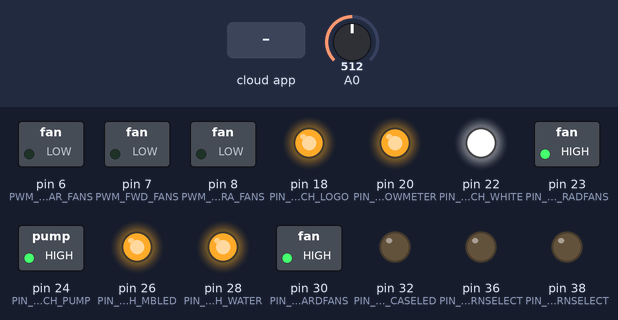
Bench run of a sketch on a simulated Arduino Mega 2560, built with avr-gcc and run on an emulated ATmega2560. Parts: switched loads named in the sketch (green lamp = pin HIGH), output pins drawn as LEDs (lit = HIGH). Inputs (shaded band) come from the test bench; at power-on: A0 = 512. The RemoteXY app is connected; pins used as bus, display or sensor lines are not drawn.

Above: at 1.2 s.
1.3 s: the phone or cloud app sets pushSwitch_ForwardFans to 1
At 2.4 s:
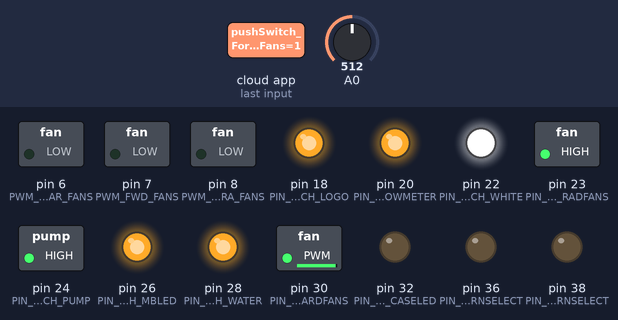
2.8 s: the phone or cloud app sets pushSwitch_RadFans to 1
At 3.7 s:
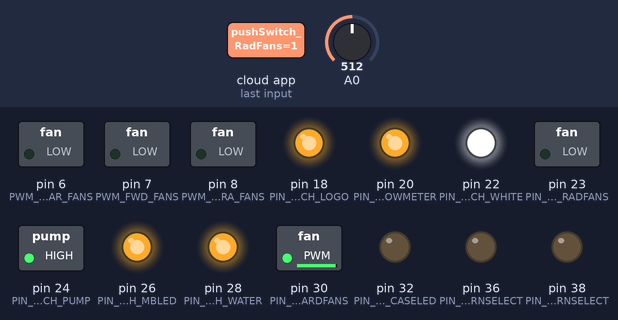
4.3 s: the phone or cloud app sets pushSwitch_Pump to 1
At 4.8 s:
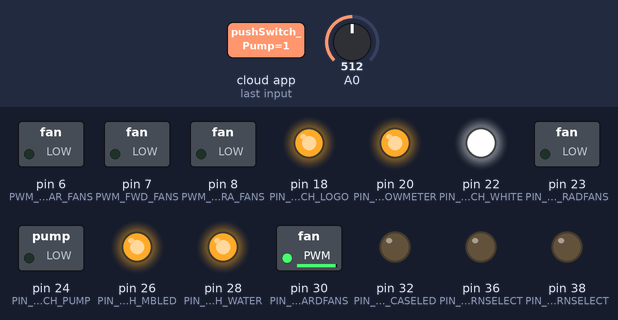
5.8 s: the phone or cloud app sets pushSwitch_FlowMeter to 1
At 7.1 s:
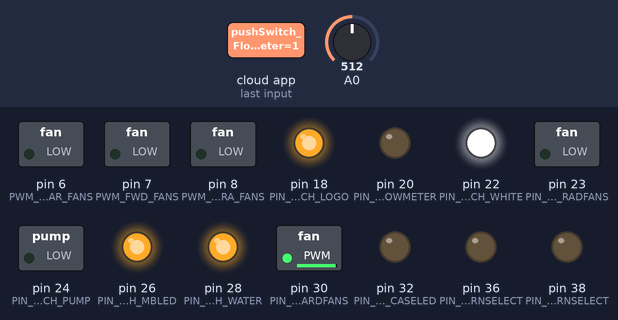
Timing chart, 0 to 8.3 s (numbered marks = the images above; inputs shaded):
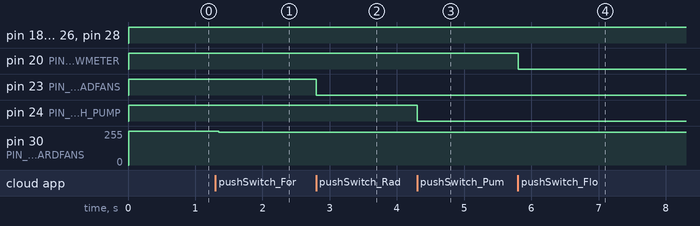

Measured:
- after the input at 1.3 s, pin 30 (PIN_PUSHSWITCH_FORWARDFANS): 255/255 → 245/255 after 0.05 s
- after the input at 2.8 s, pin 23 (PIN_PUSHSWITCH_RADFANS): HIGH → LOW at once
- after the input at 4.3 s, pin 24 (PIN_PUSHSWITCH_PUMP): HIGH → LOW at once
- after the input at 5.8 s, pin 20 (PIN_PUSHSWITCH_FLOWMETER): HIGH → LOW at once

The sketch:

Desk_Master.v0.1.ino
```cpp
//    RossRobotics.com
//  4-6-22
//     -Initial Base Code from RemoteXY
//  4-9-22
//      -Added flowmeter logic
//      -Lots of GUI tweaks
//  4-18-22
//      -Added PC Fan control
//      -Added PWM feature for PC fans
//  4-19-22
//      -Added Brightness & pattern Speed control (might be a min, since it requires hardware revisions)
//  4-20-22
//      -Added color control (Hue)
//  4-24-22
//      -Fixed bug - button for logo pattern held high allowed current to flow keeping the logo half on
//        +All the other pattern select buttons has been changed to active HIGH.

//////////////////////////////////////////////
//        RemoteXY include library          //
//////////////////////////////////////////////

// RemoteXY select connection mode and include library
#define REMOTEXY_MODE__HARDSERIAL

#include <RemoteXY.h>

// RemoteXY connection settings
#define REMOTEXY_SERIAL Serial
#define REMOTEXY_SERIAL_SPEED 9600


// RemoteXY configurate
#pragma pack(push, 1)
uint8_t RemoteXY_CONF[] =   // 1132 bytes
  { 255,34,0,4,0,101,4,16,25,4,130,1,1,23,36,34,3,137,130,1,
  30,23,36,34,2,180,130,1,0,23,30,34,2,180,130,1,23,6,24,11,
  0,25,130,0,0,0,100,22,0,29,130,0,22,0,55,22,0,30,130,0,
  0,23,57,34,1,29,130,0,39,1,22,20,0,164,1,1,4,7,15,10,
  0,48,31,32,32,80,87,82,32,32,0,1,1,80,7,15,10,0,77,31,
  32,32,82,83,84,32,32,0,130,0,57,23,43,34,1,30,72,140,41,2,
  18,18,0,24,26,188,25,0,0,0,0,0,0,200,66,0,0,0,0,135,
  0,0,240,65,0,0,200,66,94,0,0,160,65,0,0,240,65,63,0,0,
  32,65,0,0,160,65,48,0,0,0,0,0,0,32,65,129,0,17,24,25,
  3,1,26,68,101,115,107,32,76,69,68,32,67,111,110,116,114,111,108,0,
  69,1,39,4,3,3,0,10,53,24,3,12,6,0,4,34,31,70,32,70,
  97,110,115,32,79,110,0,31,70,32,70,97,110,115,32,79,102,102,0,10,
  53,24,13,12,6,0,4,34,31,82,32,70,97,110,115,32,79,110,0,31,
  82,32,70,97,110,115,32,79,102,102,0,10,53,63,3,11,6,0,4,34,
  31,80,117,109,112,32,79,110,0,31,80,117,109,112,32,79,102,102,0,10,
  53,63,13,11,6,0,4,34,31,77,101,116,101,114,32,79,110,0,31,77,
  101,116,101,114,32,79,102,102,0,70,32,43,4,14,14,0,164,37,135,2,
  10,117,2,29,13,6,1,4,34,31,32,32,32,76,111,103,111,32,32,32,
  0,31,10,117,2,36,13,6,1,4,34,31,32,32,32,32,32,77,66,32,
  32,32,32,32,0,31,10,117,2,43,13,6,1,4,34,31,32,32,87,97,
  116,101,114,32,32,0,31,10,117,2,50,13,6,1,4,34,31,32,32,87,
  104,105,116,101,32,32,0,31,10,117,30,29,13,6,1,4,34,31,32,73,
  110,102,105,110,105,116,121,32,0,31,129,0,44,19,11,2,0,25,32,87,
  97,116,101,114,32,70,108,111,119,0,1,1,18,30,8,4,1,28,192,226,
  150,186,0,129,0,18,28,8,2,1,26,80,97,116,116,101,114,110,115,0,
  1,1,18,37,8,4,1,28,136,226,150,186,0,1,1,18,44,8,4,1,
  28,66,226,150,186,0,1,1,18,51,8,4,1,26,31,88,0,1,1,46,
  30,8,4,1,28,163,226,150,186,0,129,0,80,1,14,3,0,26,32,80,
  67,32,82,101,115,101,116,0,129,0,82,19,11,2,0,26,80,114,101,115,
  115,32,52,32,115,101,99,0,129,0,4,1,15,3,0,26,32,80,67,32,
  80,111,119,101,114,0,129,0,7,23,15,3,2,26,70,97,110,32,83,112,
  101,101,100,0,131,1,20,58,19,4,1,14,24,77,97,105,110,0,131,0,
  42,58,18,4,2,166,24,69,102,102,101,99,116,115,0,4,0,2,27,5,
  29,2,185,25,4,0,9,27,5,29,2,185,25,4,0,16,27,5,29,2,
  185,25,10,53,30,36,13,6,1,4,34,31,32,32,32,76,111,103,111,32,
  32,32,0,31,32,32,32,67,97,115,101,32,32,32,0,4,0,35,27,5,
  29,2,27,25,4,0,42,27,5,29,2,27,25,4,0,49,27,5,29,2,
  27,25,129,0,9,26,4,2,2,26,32,82,97,100,0,129,0,2,26,4,
  2,2,26,70,119,100,0,129,0,16,26,4,2,2,26,32,88,116,114,97,
  0,129,0,41,23,16,3,2,26,66,114,105,103,104,116,110,101,115,115,0,
  4,0,56,27,5,29,2,27,25,129,0,35,26,5,2,2,26,76,111,103,
  111,0,129,0,42,26,6,2,2,26,87,97,116,101,114,0,129,0,50,26,
  4,2,2,26,73,110,102,121,0,129,0,57,26,3,2,2,26,77,66,0,
  130,1,66,23,34,34,2,180,129,0,75,23,18,3,2,26,69,102,102,101,
  99,116,32,83,112,101,101,100,0,4,0,70,27,5,29,2,87,25,4,0,
  77,27,5,29,2,87,25,4,0,84,27,5,29,2,87,25,129,0,71,26,
  3,2,2,26,77,66,0,129,0,77,26,5,2,2,26,76,111,103,111,0,
  129,0,84,26,6,2,2,26,87,97,116,101,114,0,4,0,91,27,5,29,
  2,87,25,4,0,23,27,5,29,2,185,25,129,0,92,26,4,2,2,26,
  88,116,114,97,0,129,0,23,26,4,2,2,26,32,72,68,68,0,1,1,
  46,37,8,4,1,28,227,226,150,186,0,131,0,62,58,18,4,3,137,24,
  67,111,108,111,114,115,0,129,0,11,23,15,3,3,26,67,111,108,111,114,
  32,72,117,101,0,4,0,6,27,5,29,3,158,25,4,0,13,27,5,29,
  3,158,25,4,0,20,27,5,29,3,158,25,129,0,14,26,3,2,3,26,
  77,66,0,129,0,6,26,4,2,3,26,76,111,103,111,0,129,0,20,26,
  4,2,3,26,87,97,116,101,114,0,4,0,27,27,5,29,3,158,25,129,
  0,27,26,4,2,3,26,67,97,115,101,0 };

// this structure defines all the variables and events of your control interface
struct {

    // input variables
  uint8_t sw_power; // =1 if button pressed, else =0
  uint8_t sw_reset; // =1 if button pressed, else =0
  uint8_t pushSwitch_ForwardFans; // =1 if state is ON, else =0
  uint8_t pushSwitch_RadFans; // =1 if state is ON, else =0
  uint8_t pushSwitch_Pump; // =1 if state is ON, else =0
  uint8_t pushSwitch_FlowMeter; // =1 if state is ON, else =0
  uint8_t pushSwitch_Logo; // =1 if state is ON, else =0
  uint8_t pushSwitch_mbLED; // =1 if state is ON, else =0
  uint8_t pushSwitch_Water; // =1 if state is ON, else =0
  uint8_t pushSwitch_White; // =1 if state is ON, else =0
  uint8_t pushSwitch_Infinity; // =1 if state is ON, else =0
  uint8_t logoPatternSelect; // =1 if button pressed, else =0
  uint8_t mbPatternSelect; // =1 if button pressed, else =0
  uint8_t waterPatternSelect; // =1 if button pressed, else =0
  uint8_t buttonNC; // =1 if button pressed, else =0
  uint8_t infinityPatternSelect; // =1 if button pressed, else =0
  int8_t forwardFanSpeed; // =0..100 slider position
  int8_t rearFanSpeed; // =0..100 slider position
  int8_t extraFanSpeed; // =0..100 slider position
  uint8_t pushSwitch_CaseLED; // =1 if state is ON, else =0
  int8_t logo_Bright; // =0..100 slider position
  int8_t water_Bright; // =0..100 slider position
  int8_t infinity_Bright; // =0..100 slider position
  int8_t MB_Bright; // =0..100 slider position
  int8_t MB_Speed; // =0..100 slider position
  int8_t water_Speed; // =0..100 slider position
  int8_t infinity_Speed; // =0..100 slider position
  int8_t xtra_Speed; // =0..100 slider position
  int8_t HDDFanSpeed; // =0..100 slider position
  uint8_t casePatternSelect; // =1 if button pressed, else =0
  int8_t logo_ColorHue; // =0..100 slider position
  int8_t MB_ColorHue; // =0..100 slider position
  int8_t water_ColorHue; // =0..100 slider position
  int8_t case_ColorHue; // =0..100 slider position

    // output variables
  int8_t circularbar_1;  // from 0 to 100
  int16_t flowMeterAlarm; // =0 no sound, else ID of sound, =1001 for example, look sound list in app
  uint8_t flowStatus; // led state 0 .. 2

    // other variable
  uint8_t connect_flag;  // =1 if wire connected, else =0

} RemoteXY;
#pragma pack(pop)

/////////////////////////////////////////////
//           END RemoteXY include          //
/////////////////////////////////////////////

#define PIN_SW_POWER 4
#define PIN_SW_RESET 5
#define PIN_PUSHSWITCH_FORWARDFANS 30
#define PIN_PUSHSWITCH_RADFANS 23
#define PIN_PUSHSWITCH_PUMP 24
#define PIN_PUSHSWITCH_FLOWMETER 20
#define PIN_PUSHSWITCH_LOGO 18
#define PIN_PUSHSWITCH_MBLED 26
#define PIN_PUSHSWITCH_WATER 28
#define PIN_PUSHSWITCH_WHITE 22
#define PIN_PUSHSWITCH_INFINITY 30
#define PIN_LOGOPATTERNSELECT 40
#define PIN_MBPATTERNSELECT 46
#define PIN_WATERPATTERNSELECT 42
#define PIN_INFINITYPATTERNSELECT 38
#define PIN_PUSHSWITCH_CASELED 32
#define PIN_CASEPATTERNSELECT 36
#define PIN_BUTTONNC 50

#define PWM_REAR_FANS 6
#define PWM_FWD_FANS 7
#define PWM_XTRA_FANS 8
#define LOGO_COLORHUE 9

int flowInput;
int flow;
int flowOutput;

void setup(){
  RemoteXY_Init ();

  pinMode (PIN_SW_POWER, OUTPUT);
  pinMode (PIN_SW_RESET, OUTPUT);
  pinMode (PIN_PUSHSWITCH_FORWARDFANS, OUTPUT);
  pinMode (PIN_PUSHSWITCH_RADFANS, OUTPUT);
  pinMode (PIN_PUSHSWITCH_PUMP, OUTPUT);
  pinMode (PIN_PUSHSWITCH_FLOWMETER, OUTPUT);
  pinMode (PIN_PUSHSWITCH_LOGO, OUTPUT);
  pinMode (PIN_PUSHSWITCH_MBLED, OUTPUT);
  pinMode (PIN_PUSHSWITCH_WATER, OUTPUT);
  pinMode (PIN_PUSHSWITCH_WHITE, OUTPUT);
  pinMode (PIN_PUSHSWITCH_INFINITY, OUTPUT);
  pinMode (PIN_LOGOPATTERNSELECT, OUTPUT);
  pinMode (PIN_MBPATTERNSELECT, OUTPUT);
  pinMode (PIN_WATERPATTERNSELECT, OUTPUT);
  pinMode (PIN_BUTTONNC, OUTPUT);
  pinMode (PIN_INFINITYPATTERNSELECT, OUTPUT);
  pinMode (PIN_PUSHSWITCH_CASELED, OUTPUT);
  pinMode (PIN_CASEPATTERNSELECT, OUTPUT);
  pinMode (PWM_XTRA_FANS, OUTPUT);
  pinMode (PWM_FWD_FANS, OUTPUT);
  pinMode (PWM_REAR_FANS, OUTPUT);
  pinMode (LOGO_COLORHUE, OUTPUT);
}

void loop() {
  RemoteXY_Handler ();

  digitalWrite(PIN_SW_POWER, (RemoteXY.sw_power == 0) ? HIGH : LOW);
  digitalWrite(PIN_SW_RESET, (RemoteXY.sw_reset == 0) ? HIGH : LOW);
  digitalWrite(PIN_PUSHSWITCH_FORWARDFANS, (RemoteXY.pushSwitch_ForwardFans == 0) ? HIGH : LOW);
  int FWDFANS_SPEED = RemoteXY.forwardFanSpeed * 2.5 ;
  analogWrite(PWM_FWD_FANS, FWDFANS_SPEED);

  digitalWrite(PIN_PUSHSWITCH_RADFANS, (RemoteXY.pushSwitch_RadFans == 0) ? HIGH : LOW);
  int RADFANS_SPEED = RemoteXY.rearFanSpeed * 2.5 ;
  analogWrite(PWM_REAR_FANS, RADFANS_SPEED);
  int XTRAFANS_SPEED = RemoteXY.extraFanSpeed * 2.5 ;
  analogWrite(PWM_XTRA_FANS, XTRAFANS_SPEED);

  digitalWrite(PIN_PUSHSWITCH_PUMP, (RemoteXY.pushSwitch_Pump == 0) ? HIGH : LOW);
  digitalWrite(PIN_PUSHSWITCH_FLOWMETER, (RemoteXY.pushSwitch_FlowMeter == 0) ? HIGH : LOW);
  digitalWrite(PIN_PUSHSWITCH_LOGO, (RemoteXY.pushSwitch_Logo == 0) ? HIGH : LOW);
  digitalWrite(PIN_PUSHSWITCH_MBLED, (RemoteXY.pushSwitch_mbLED == 0) ? HIGH : LOW);
  digitalWrite(PIN_PUSHSWITCH_WATER, (RemoteXY.pushSwitch_Water == 0) ? HIGH : LOW);
  digitalWrite(PIN_PUSHSWITCH_WHITE, (RemoteXY.pushSwitch_White == 0) ? HIGH : LOW);
  digitalWrite(PIN_PUSHSWITCH_INFINITY, (RemoteXY.pushSwitch_Infinity == 0) ? HIGH : LOW);
  // Needs pull-down resistor\/
  digitalWrite(PIN_LOGOPATTERNSELECT, (RemoteXY.logoPatternSelect == 0) ? LOW : HIGH);
  analogWrite(LOGO_COLORHUE, RemoteXY.logo_ColorHue * 2.55);

  digitalWrite(PIN_MBPATTERNSELECT, (RemoteXY.mbPatternSelect == 0) ? LOW : HIGH);
  digitalWrite(PIN_WATERPATTERNSELECT, (RemoteXY.waterPatternSelect == 0) ? LOW : HIGH);
  digitalWrite(PIN_BUTTONNC, (RemoteXY.buttonNC == 0) ? HIGH : LOW);
  digitalWrite(PIN_INFINITYPATTERNSELECT, (RemoteXY.infinityPatternSelect == 0) ? LOW : HIGH);
  digitalWrite(PIN_PUSHSWITCH_CASELED, (RemoteXY.pushSwitch_CaseLED == 0) ? LOW : HIGH);
  digitalWrite(PIN_CASEPATTERNSELECT, (RemoteXY.casePatternSelect == 0) ? LOW : HIGH);

  flow = analogRead(flowInput);
  flowOutput = (int)(flow / 10.23);
  RemoteXY.circularbar_1 = flowOutput;
  if (flowOutput <= 10) {
    RemoteXY.flowMeterAlarm = 16;
  }
}
```
